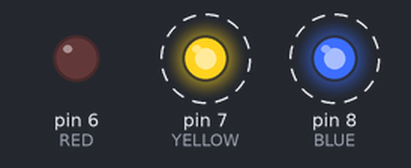
The sketch below on a simulated Arduino Uno, built with avr-gcc and run on an emulated ATmega328P. Shown: output pins drawn as LEDs (lit = HIGH). Dashed ring = blinking. What the sketch prints to the serial monitor is not drawn.

Above: at 0.15 s.
Timing chart, 0 to 3.0 s (numbered marks = the images above):
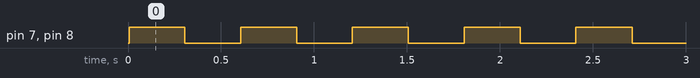

Measured:
- by itself, pin 7 (YELLOW), pin 8 (BLUE): alternates HIGH for 0.30 s and LOW for 0.30 s

The sketch:

tasks-changing-priority.ino
```cpp
#include <Arduino_FreeRTOS.h>

#define RED      6
#define YELLOW  7
#define BLUE    8


typedef int TaskProfiler;

TaskProfiler RedLEDProfiler;
TaskProfiler YellowLEDProfiler;
TaskProfiler BlueLEDProfiler;

TaskHandle_t  blue_Handle,red_Handle, yellow_Handle;

void setup()
{
  Serial.begin(9600);
  xTaskCreate(redLedControllerTask, "RED LED Task",100,NULL,1,&red_Handle);
  xTaskCreate(blueLedControllerTask, "BLUE LED Task", 100, NULL, 1,&blue_Handle);
  xTaskCreate(yellowControllerTask, "YELLOW LED Task", 100,NULL,1,&yellow_Handle);

}

void redLedControllerTask(void *pvParameters)
{
  pinMode(RED,OUTPUT);
  while(1)
  {
     RedLEDProfiler++;
     Serial.print("RedTask Run Time : ");
     Serial.println(RedLEDProfiler);
  //  digitalWrite(RED, digitalRead(RED)^1);
    delay(300);
  }
}

void blueLedControllerTask(void *pvParameters)
{
  pinMode(BLUE,OUTPUT);
  while(1)
  {
    BlueLEDProfiler++;
    Serial.print("BlueTask Run Time : ");
    Serial.println(BlueLEDProfiler);
    digitalWrite(BLUE,digitalRead(BLUE)^1);
    delay(300);
  }
}

void yellowControllerTask(void *pvParameters)
{
  pinMode(YELLOW,OUTPUT);
  while(1)
  {
    YellowLEDProfiler++;
    Serial.print("YellowTask Run Time : ");
    Serial.println(YellowLEDProfiler);
    digitalWrite(YELLOW,digitalRead(YELLOW)^1);
    /*
     * Task changes priority using vTakskPrioritySet(TASKID, New-Priority)
     * if NULL is passed to this within Task, changes its own priority.
     */
    vTaskPrioritySet(NULL,2);
    delay(300);
  }
}
void loop() {
  // put your main code here, to run repeatedly:
}
```
